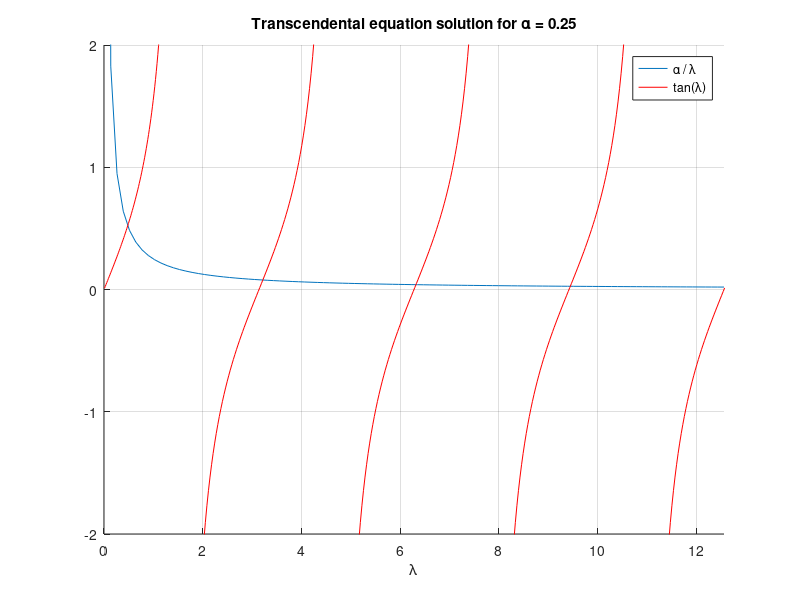
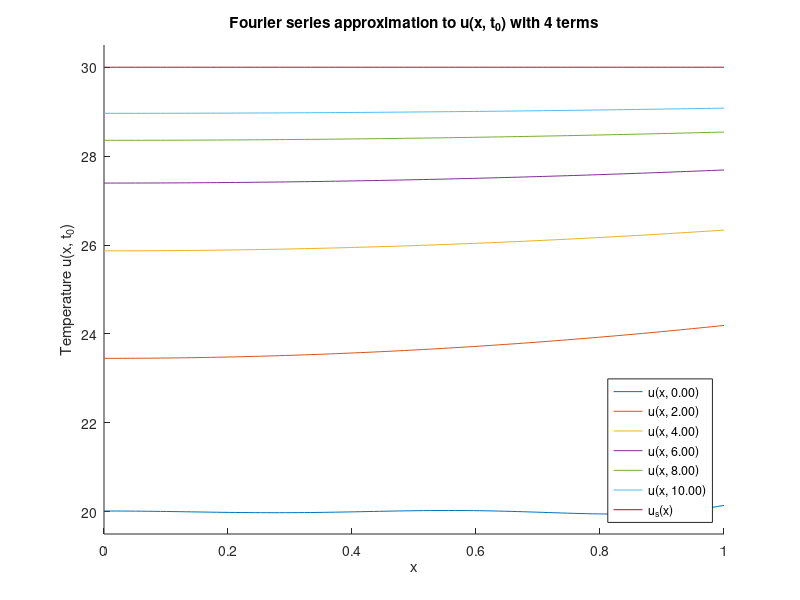

MATLAB code for these plots, in order:
clf;
clc;

t = linspace(.01, 4*pi);

alpha = 1/4;
f = @(x) alpha ./ x;
g = @(x) tan(x);
y = tan(t);

hold on;
grid on;

title('Transcendental equation solution for \alpha = 0.25');

% Plot alpha / lambda
plot(linspace(.01, 4*pi), f(linspace(.01, 4*pi)));

% Plot tan(lambda)
t1 = linspace(.01, pi/2 - .01);
plot(t1, g(t1), 'Color', 'red');
t2 = linspace(pi/2 + .01, 3*pi/2 - .01);
plot(t2, g(t2), 'Color', 'red');
t3 = linspace(3*pi/2 + .01, 5*pi/2 - .01);
plot(t3, g(t3), 'Color', 'red');
t4 = linspace(5*pi/2 + .01, 7*pi/2 - .01);
plot(t4, g(t4), 'Color', 'red');
t5 = linspace(7*pi/2 + .01, 9*pi/2 - .01);
plot(t5, g(t5), 'Color', 'red');

axis([0 4*pi -2 2]);
legend('\alpha / \lambda', 'tan(\lambda)');
xlabel('\lambda');

print('-dpng', 'problem1_transcendental_eigenvalues.png')


fun = @(lambda, x) (cos(lambda * x)).^2;
c_m = @(lambda) sin(lambda) / (lambda * integral(@(x) fun(lambda, x), 0, 1, 'RelTol',0,'AbsTol',1e-12));

% Found visually via Desmos: https://www.desmos.com/calculator/6drk08awls
%
lambda1 = .48;
lambda2 = 3.219;
lambda3 = 6.323;
lambda4 = 9.451;

fprintf('b_1 is (20 - T_0)(%0.5f) \n', c_m(lambda1));
fprintf('b_2 is (20 - T_0)(%0.5f) \n', c_m(lambda2));
fprintf('b_3 is (20 - T_0)(%0.5f) \n', c_m(lambda3));
fprintf('b_4 is (20 - T_0)(%0.5f) \n', c_m(lambda4));

T0 = 30;
u0 = 20;
x_0 = 0;
x_1 = 1;
x_bar = linspace(x_0, x_1);
max_computation_order = 1;
u_true = @(x) x; % true initial condition
u_steady = T0 * ones(size(x_bar)); % true steady state

% Computes a particular Fourier series term
f_term = @(x, lambda, a_n, t) a_n * cos(lambda*x) * exp(-t * (lambda)^2);

% Computes a particular Fourier cosine coefficient
lambdas = [lambda1, lambda2, lambda3, lambda4];
fs_coefficients = [(20 - T0)*c_m(lambda1), (20 - T0)*c_m(lambda2), (20 - T0)*c_m(lambda3), (20 - T0)*c_m(lambda4)];

terms = length(fs_coefficients);
    
figure; 
hold on;

title(sprintf('Fourier series approximation to u(x, t_0) with %d terms', terms));
xlabel('x');
ylabel('Temperature u(x, t_0)');

if u0 > T0
    axis([x_0 x_1 T0-0.5 u0+0.5]);
else
    axis([x_0 x_1 u0-0.5 T0+0.5]);
end

for t=0:2:10
    U = (T0) * ones(size(x_bar));
    for j=1:terms
        U = U + f_term(x_bar, lambdas(j), fs_coefficients(j), t);
    end

    plot(x_bar, U, 'DisplayName', sprintf('u(x, %0.2f)', t));
end

plot(x_bar, u_steady, 'DisplayName', 'u_s(x)');

legend('Location', 'southeast');
hold off;
print('-dpng', sprintf('problem1_fourier_series_solution_%d_terms_t0_%d.png', terms, T0));
